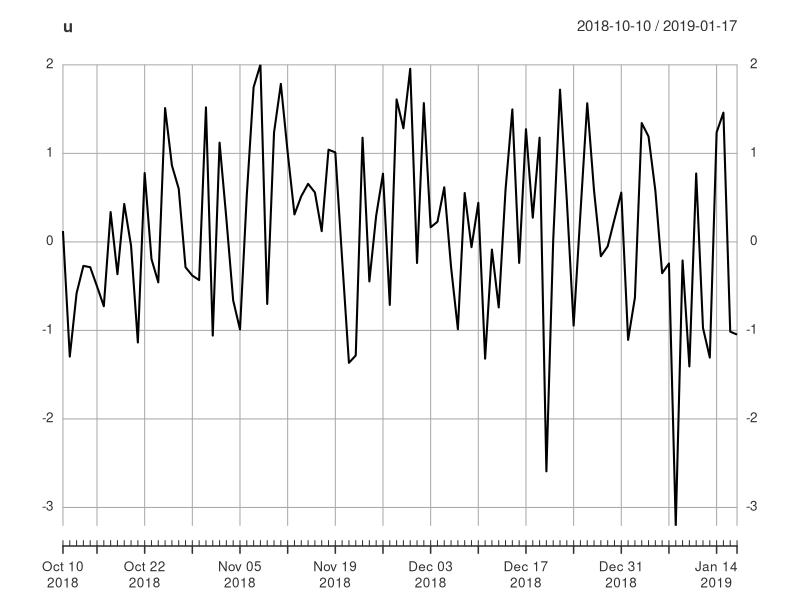
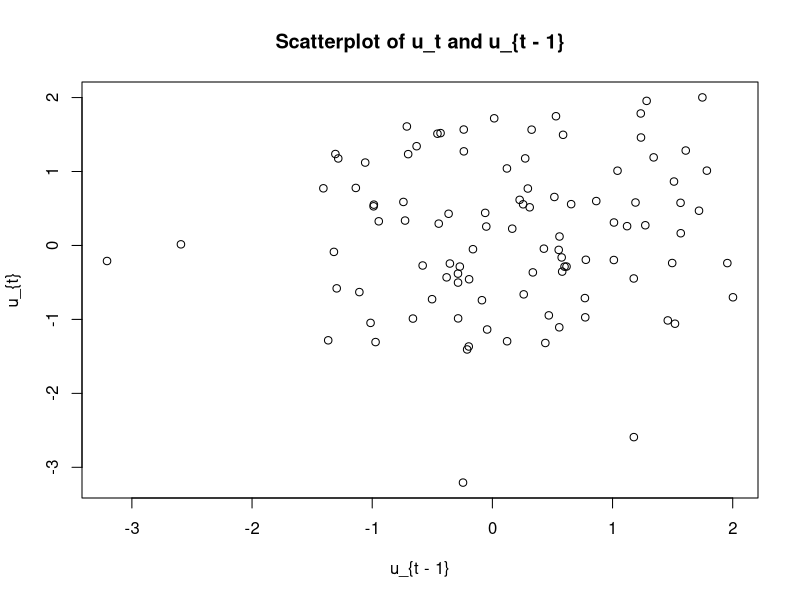
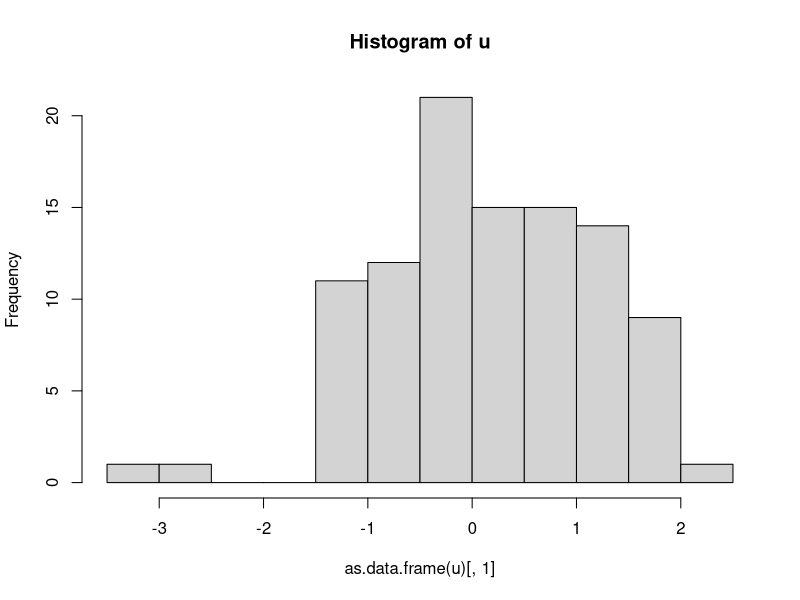
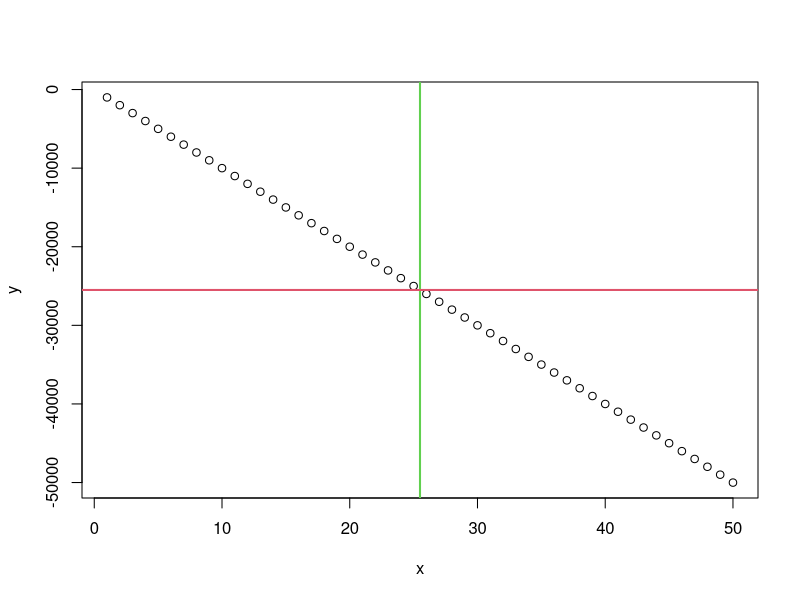
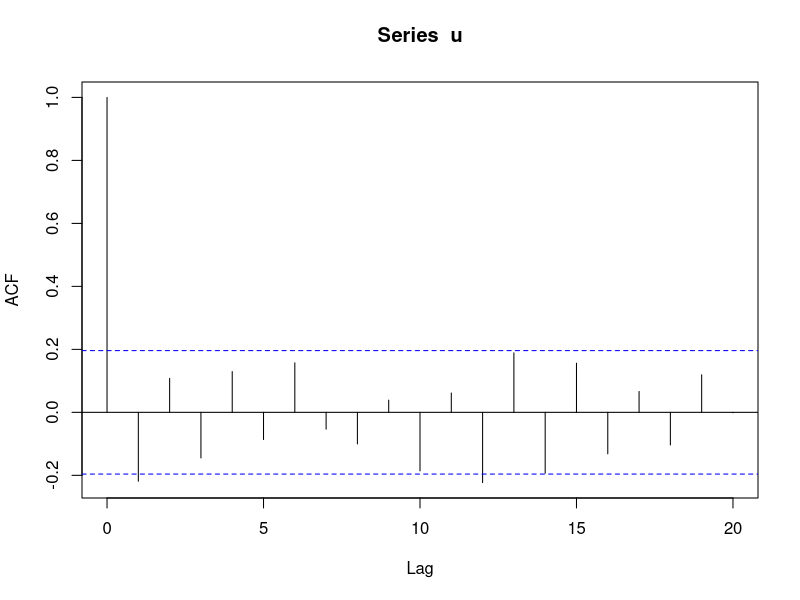

These figures' R source, in order:
## ---- chunk 1
knitr::opts_chunk$set(echo = TRUE)
## ---- chunk 2
library(xts)
## ---- chunk 3
randomValues <- rnorm(100)
timeIndex <- seq.Date(as.Date("2018-10-10"), by = "day", length.out = 100)
u <- xts(randomValues, timeIndex)
plot(u)
mean(u)
## ---- chunk 4
uL1 <- lag(u)
combinedSeries <- cbind(u, uL1)
plot(as.data.frame(uL1)[, 1], as.data.frame(u)[, 1], xlab = "u_{t - 1}", ylab = "u_{t}", main = "Scatterplot of u_t and u_{t - 1}")
## ---- chunk 5
hist(as.data.frame(u)[, 1], main = "Histogram of u")
## ---- chunk 6
x <- 1:50
noise <- 7 * rnorm(50)
## ---- chunk 7
y <- -(1000 * x) + noise
## ---- chunk 8
plot(x, y)
mean(x)
mean(y)
abline(v = mean(x), col = 3, lwd = 2)
abline(h = mean(y), col = 2, lwd = 2)
## ---- chunk 9
cov(x, y)
## ---- chunk 10
randomValues <- rnorm(100)
timeIndex <- seq.Date(as.Date("2018-10-10"), by = "day", length.out = 100)
u <- xts(randomValues, timeIndex)
## plot(u)
## mean(u)
acf(u)
## ---- chunk 11
## Auto-correlation function

